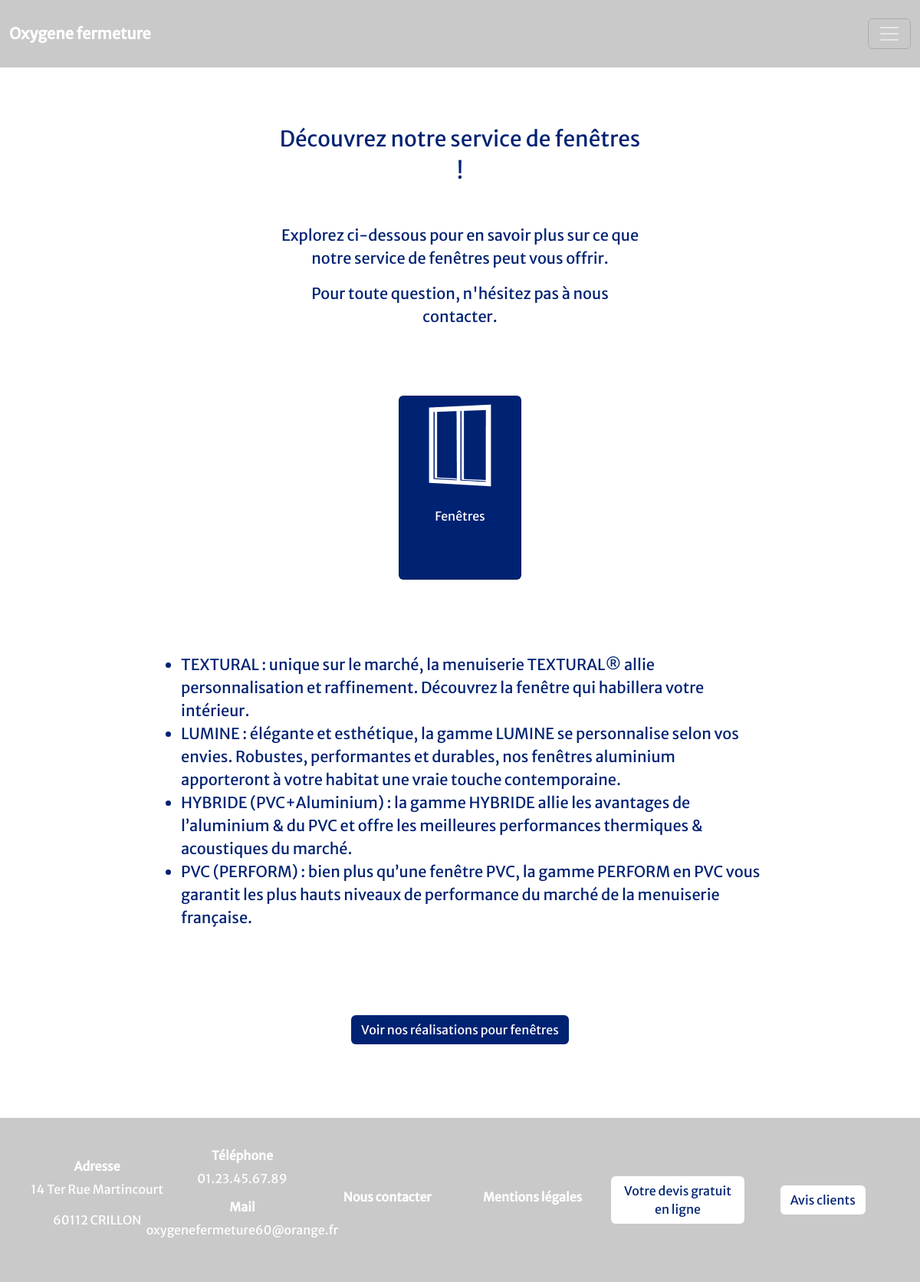
The app's page /index.php?action=detailService&id=1 with its own data.
### tables this page shows
CREATE TABLE IF NOT EXISTS `information_entreprise` (
  `identifiantEntreprise` int NOT NULL AUTO_INCREMENT,
  `telephoneEntreprise` varchar(15) NOT NULL,
  `adresseEntreprise` varchar(100) NOT NULL,
  `codePostalEntreprise` varchar(10) NOT NULL,
  `villeEntreprise` varchar(50) NOT NULL,
  PRIMARY KEY (`identifiantEntreprise`)
);

### modeles/modele.inc.php (called while the page is built, shortened)
<?php
    function getConnexion(){
        $dsn ="mysql:host=$host;dbname=$bdd;";
        return new PDO($dsn, $login, $password, array(PDO::ATTR_ERRMODE => PDO::ERRMODE_EXCEPTION));
    }
    function getInformationEntreprise() {
        $connexion = getConnexion();
        $sql = "SELECT * FROM information_entreprise WHERE identifiantEntreprise = 1";
        $requete = $connexion->query($sql);
        return $requete->fetch(PDO::FETCH_ASSOC);
    }

### vues/vueHeader.php (the view, shortened to what this page needs)
<!DOCTYPE html>
<html lang="fr">
<head>
    <link href='https://cdn.jsdelivr.net/npm/bootstrap@5.3.2/dist/css/bootstrap.min.css' rel='stylesheet'>
    <link rel="stylesheet" href="https://cdn.jsdelivr.net/npm/bootstrap-icons@1.11.3/font/bootstrap-icons.css">
    <link href="https://cdnjs.cloudflare.com/ajax/libs/lightbox2/2.11.3/css/lightbox.min.css" rel="stylesheet">
    <link rel="stylesheet" href="https://cdn.jsdelivr.net/npm/bootstrap-table@1.22.6/dist/bootstrap-table.min.css">
    <link rel="stylesheet" href="./style/style.css">
</head>
<body>
<?php if ($action === "connexion" || $action === "connexionMAJ") { ?>
    <nav class="navbar navbar-expand-xxl maNav">
        <div class="container-fluid my-3">
          <a class="navbar-brand text-white fw-bold" href="index.php">Oxygene fermeture</a>
            <button class="navbar-toggler" type="button" data-bs-toggle="collapse" data-bs-target="#navbarNavAltMarkup" aria-controls="navbarNavAltMarkup" aria-expanded="false" aria-label="Toggle navigation" data-bs-theme="dark">
                <span class="navbar-toggler-icon"></span>
            </button>
        </div>
    </nav>
<?php } else { ?>
    <nav class="navbar navbar-expand-xxl maNav">
        <div class="container-fluid my-3">
          <a class="navbar-brand text-white fw-bold" href="index.php">Oxygene fermeture</a>
            <button class="navbar-toggler" type="button" data-bs-toggle="collapse" data-bs-target="#navbarNavAltMarkup" aria-controls="navbarNavAltMarkup" aria-expanded="false" aria-label="Toggle navigation" data-bs-theme="dark">
                <span class="navbar-toggler-icon"></span>
            </button>
        </div>
    </nav>
<?php } ?>
    <main class="container-fluid contenu d-flex justify-content-center flex-column align-items-center flex-grow-1">

### vues/vueFooter.php (shortened to what this page needs)
</main>
 <?php
if ($action === "connexion" || $action === "connexionMAJ") {
?>
<footer>
</footer>
<?php
} else {
?>
<footer class="monFooter ">
    <div class="p-4">
        <div class="row row-cols-1 row-cols-sm-2 row-cols-md-3 row-cols-lg-3 row-cols-xl-6 g-3">
        <div class="col">
            <h6 class="fs-6 fw-bold">
                Adresse
            </h6>
            <p>
                <span><?= htmlspecialchars($infoEntreprise['adresseEntreprise']); ?></span>
            </p>
            <p>
                <span><?= htmlspecialchars($infoEntreprise['codePostalEntreprise']); ?> <?= htmlspecialchars($infoEntreprise['villeEntreprise']); ?></span>
            </p>
        </div>
        <div class="col">
            <h6 class="fs-6 fw-bold">
                Téléphone
            </h6>
            <p>
                <span><?= htmlspecialchars($infoEntreprise['telephoneEntreprise']); ?></span>
            </p>
            <h6 class="fs-6 fw-bold">
                Mail
            </h6>
            <p>
                <span class="fs-6">oxygenefermeture60@orange.fr</span>
            </p>
        </div>
        <div class="col">
            <h6 class="fs-6 fw-bold">
                <a class="text-decoration-none text-white" href="index.php?action=nousContacter">Nous contacter</a>
            </h6>
        </div>
        <div class="col">
            <h6 class="fs-6 fw-bold">
                <a class="text-decoration-none text-white" href="index.php?action=mentionsLegales">Mentions légales</a>
            </h6>
        </div>
        <div class="col">
            <a href="index.php?action=devis" class="btn bouton" role="button" aria-pressed="true">Votre devis gratuit en ligne</a>
        </div>
        <div class="col">
            <a href="index.php?action=avis" class="btn bouton" role="button" aria-pressed="true">Avis clients</a>
        </div>
        </div>
    </div>
</footer>
<?php
}
?>
</body>
</html>

### style/style.css (style rules this page uses)
body { --bleu : #002273; --fond : rgba(0, 0, 0, 0.21); font-family: 'MerriweatherSans', sans-serif; background-image: url("../images/background.png"); background-size: cover; background-repeat: no-repeat; background-attachment: fixed; }
.maNav { background-color: var(--fond); color: white; }
.bouton { color: var(--bleu); background-color: white; }
.contenu { background-color: rgb(255, 255, 255); width: 70%; }
.monFooter { background-color: var(--fond); color: white; }
footer div.col { display: flex; flex-direction: column; justify-content: center; align-items: center; }
html, body { height: 100%; margin: 0; display: flex; flex-direction: column; }
main { flex: 1; display: flex; flex-direction: column; justify-content: center; align-items: center; width: 100%; }
footer { background-color: var(--fond); color: white; text-align: center; padding: 1rem; position: relative; width: 100%; }

### records on screen
information_entreprise: adresseEntreprise "14 Ter Rue Martincourt", codePostalEntreprise "60112", villeEntreprise "CRILLON", telephoneEntreprise "01.23.45.67.89"

### other values on screen
$prefixe "de"
lcfirst($service['nom']) "fenêtres"
$service['nom'] "Fenêtres"
$detail "TEXTURAL : unique sur le marché, la menuiserie TEXTURAL® allie personnalisation et raffinement. Découvrez la fenêtre qui habillera votre intérieur."
$detail "HYBRIDE (PVC+Aluminium) : la gamme HYBRIDE allie les avantages de l’aluminium & du PVC et offre les meilleures performances thermiques & acoustiques du marché."
$detail "PVC (PERFORM) : bien plus qu’une fenêtre PVC, la gamme PERFORM en PVC vous garantit les plus hauts niveaux de performance du marché de la menuiserie française."
